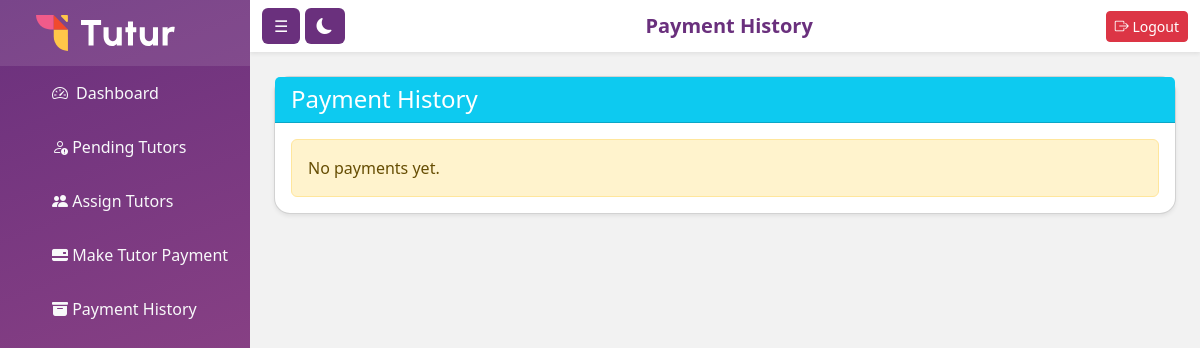
Page /dashboard/payments/history/ (signed in) on the earlier database version.
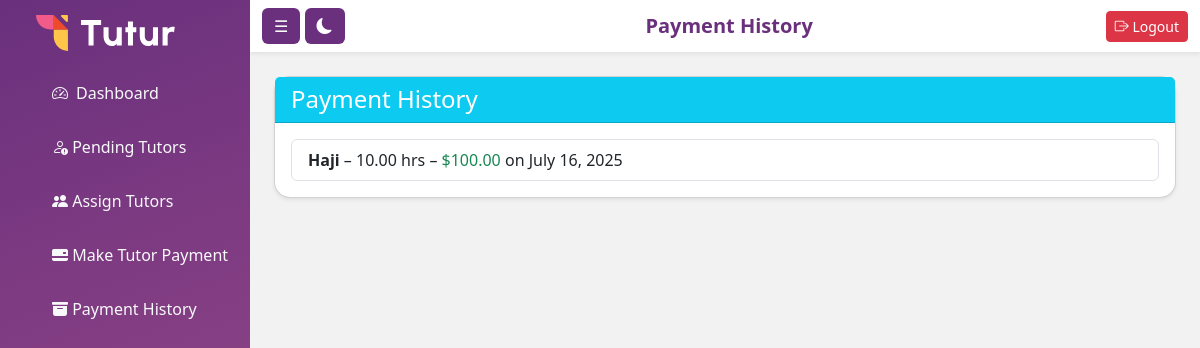
Same page on the later database version.
### core/models.py (models this page shows, shortened)
class TutorPayment(models.Model):
    tutor = models.ForeignKey(TutorProfile, on_delete=models.CASCADE)
    hours_worked = models.DecimalField(max_digits=5, decimal_places=2)
    amount_paid = models.DecimalField(max_digits=8, decimal_places=2)
    payment_date = models.DateField(auto_now_add=True)
    approved_by = models.ForeignKey(CustomUser, on_delete=models.SET_NULL, null=True, limit_choices_to={'role': 'admin'})

class TutorProfile(models.Model):
    user = models.OneToOneField(CustomUser, on_delete=models.CASCADE, limit_choices_to={'role': 'tutor'})
    experience = models.TextField()
    skills = models.TextField()
    interests = models.TextField()
    location = models.CharField(max_length=100)
    timezone = models.CharField(max_length=100)
    approved = models.BooleanField(default=False)
    hourly_rate = models.DecimalField(max_digits=6, decimal_places=2, default=0.00)

class CustomUser(AbstractBaseUser, PermissionsMixin):
    ROLE_CHOICES = [
        ('admin', 'Admin'),
        ('student', 'Student'),
        ('tutor', 'Tutor'),
        ('viewer', 'Viewer'),
    ]
    email = models.EmailField(unique=True)
    full_name = models.CharField(max_length=150)
    phone = models.CharField(max_length=20, unique=True)
    role = models.CharField(max_length=10, choices=ROLE_CHOICES)
    is_active = models.BooleanField(default=True)
    is_staff = models.BooleanField(default=False)
    date_joined = models.DateTimeField(auto_now_add=True)
    objects = CustomUserManager()
    USERNAME_FIELD = 'email'
    REQUIRED_FIELDS = ['full_name', 'phone', 'role']

### core/views.py (the view)
# urls.py: path('dashboard/payments/history/', payment_history, name='payment_history'),
@user_passes_test(is_admin)
def payment_history(request):
    payments = TutorPayment.objects.all().order_by('-payment_date')
    return render(request, 'payment_history.html', {'payments': payments})

### core/views.py (called while the page is built)
def is_admin(user):
    return user.is_authenticated and user.role == 'admin'

### core/templates/payment_history.html
{% extends 'dashboard_base.html' %}
{% block title %}Payment History{% endblock %}
{% block content %}
<div class="container mt-4">
  <div class="card shadow-sm">
    <div class="card-header bg-info text-white">
      <h4 class="mb-0">Payment History</h4>
    </div>
    <div class="card-body">
      {% if payments %}
        <ul class="list-group">
          {% for payment in payments %}
            <li class="list-group-item">
              <strong>{{ payment.tutor.user.full_name }}</strong> –
              {{ payment.hours_worked }} hrs –
              <span class="text-success">${{ payment.amount_paid }}</span>
              on {{ payment.payment_date }}
            </li>
          {% endfor %}
        </ul>
      {% else %}
        <div class="alert alert-warning mb-0">
          No payments yet.
        </div>
      {% endif %}
    </div>
  </div>
</div>
{% endblock %}

### core/templates/dashboard_base.html (shortened to what this page needs)
<!DOCTYPE html>
<html lang="en" data-theme="light">
<head>
  <link href="https://cdn.jsdelivr.net/npm/bootstrap@5.3.0/dist/css/bootstrap.min.css" rel="stylesheet" />
  <link href="https://cdn.jsdelivr.net/npm/bootstrap-icons@1.10.5/font/bootstrap-icons.css" rel="stylesheet" />
  <link href="https://cdn.jsdelivr.net/npm/select2@4.1.0-rc.0/dist/css/select2.min.css" rel="stylesheet" />
</head>
<body>
  <div id="sidebar" class="sidebar">
    <a id="logo" href="{% url 'home' %}">
    </a>
    <a href="{% url 'dashboard' %}"><i class="bi bi-speedometer2 me-2"></i>Dashboard</a>
    <a href="{% url 'pending_tutors' %}"><i class="bi bi-person-exclamation"></i> Pending Tutors </a>
    <a href="{% url 'assign_tutor' %}"><i class="bi bi-people-fill"></i> Assign Tutors</a>
    <a href="{% url 'make_payment' %}"><i class="bi bi-credit-card-2-back-fill"></i> Make Tutor Payment</a>
    <a href="{% url 'payment_history' %}"><i class="bi bi-archive-fill"></i> Payment History </a>
  </div>
  <div id="main-content">
    <nav class="navbar bg-white shadow-sm">
      <div class="container-fluid d-flex justify-content-between align-items-center">
        <div>
          <button class="toggle-btn" onclick="toggleSidebar()">☰</button>
          <button class="toggle-btn" onclick="toggleDarkMode()">
            <i id="toggleIcon" class="bi bi-moon-fill"></i>
          </button>
        </div>
        <div>
          <span class="navbar-brand ms-4">{% block title %}Admin Dashboard{% endblock %}</span>
        </div>
        <div>
          <form action="{% url 'logout' %}" method="post" class="d-inline">
            <button class="btn btn-danger btn-sm" onclick="toggleDarkMode()">
              <i class="bi  bi-box-arrow-right"></i> Logout
            </button>
          </form>
        </div>
      </div>
    </nav>
    <div class="container mt-4">
      {% block content %}{% endblock %}
    </div>
  </div>
</body>
</html>

### core/templates/dashboard_base.html (style rules this page uses)
:root { --primary: #6a307d; --primary-dark: #53245f; --gradient: linear-gradient(160deg, #6a307d, #a4508b); --light-bg: #f2f2f2; --dark-bg: #121212; --dark-card: #1e1e1e; --text-light: #f8f9fa; --text-dark: #212529; }
body { font-family: 'Segoe UI', sans-serif; background-color: var(--light-bg); transition: background-color 0.3s, color 0.3s; }
.sidebar { height: 100vh; width: 250px; position: fixed; top: 0; left: 0; background: var(--gradient); transition: all 0.3s ease; z-index: 1000; }
.sidebar a { color: var(--text-light); padding: 15px 20px; display: block; text-decoration: none; transition: background 0.3s ease; text-indent: 1rem; }
#main-content { margin-left: 250px; transition: margin-left 0.3s ease; }
.toggle-btn { border: none; background-color: var(--primary); color: white; padding: 6px 12px; border-radius: 6px; }
.card { border-radius: 16px; transition: all 0.3s ease; }
.navbar-brand { color: var(--primary); font-weight: bold; }

Differences in the rows shown:
added TutorPayment: tutor.user.full_name "Haji", hours_worked "10.00", amount_paid "100.00", payment_date "July 16, 2025"
Other differences:
text no longer shown: "No payments yet."
